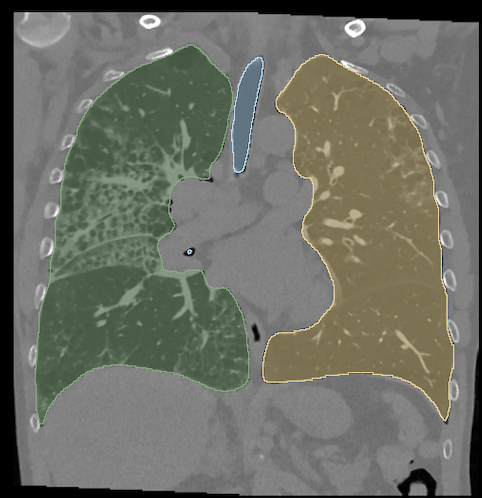
#> input picture P1.png, 482 x 498 px; its folder holds only this picture in this run
$ python -i data_process.py   (imports and definitions only)
#> lines starting #> are read from the running program, lines starting #| are printed output that depends on the picture
import numpy as np
import matplotlib.pyplot as plt
import pydicom
from skimage import measure
from mpl_toolkits.mplot3d.art3d import Poly3DCollection
from skimage.morphology import disk, opening
from PIL import Image
import os


# Use a raw string for the path
directory_labels = r'/Users/dangriffith/Personal Projects/Igneium_3D_Reconstruction/3D-Medical-Prediction/Data_Labels/Subject (10)/650458-'
directory_features = r'/Users/dangriffith/Personal Projects/Igneium_3D_Reconstruction/3D-Medical-Prediction/Data_features'


### ----- Handles the loading of the 3D point clould. -----###
    #Need to make labels dimesnions congruent
# [105 lines left out: functions load_scans, set_outside_scanner_to_air, transform_to_hu, plot_3d, segment_lung_mask, run_label_test and 1 more, not called in this run]


def create_lung_highlights(images):

    for image in images:
        image = image.convert('L')
        highlited_xray = image.point(lambda p: p > 150 and 255)

        for i in range(highlited_xray.size[0]):
            for j in range(highlited_xray.size[1]):


                if highlited_xray.getpixel((i,j)) == 0:
                    highlited_xray.putpixel((i,j), (1))
                if highlited_xray.getpixel((i,j)) == 255:
                    highlited_xray.putpixel((i,j), (0))

        return highlited_xray

#view to the 2D plot of the image with the lungs highlited
# [8 lines left out: function view_2D_plot, not called in this run]

def create_2D_point_cloud(image):
    return np.array(image)

# [6 lines left out: function test_load_features, not called in this run]

### ---------- ###
#run_label_test()
# [1 line not run here, left out]

>>> import cv2
>>> picture = cv2.imread('P1.png', cv2.IMREAD_GRAYSCALE)
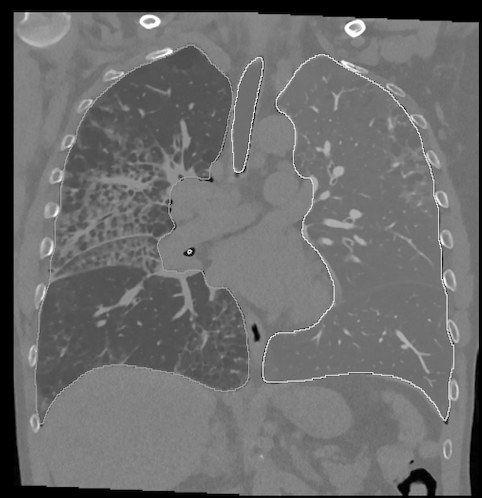
#> picture: shape (498, 482); min 0, max 255, mean 108.8
#> the loop in create_lung_highlights, `for image in images:` made 1 pass
#> (the run stopped early here; a loop or call above may not have finished)
